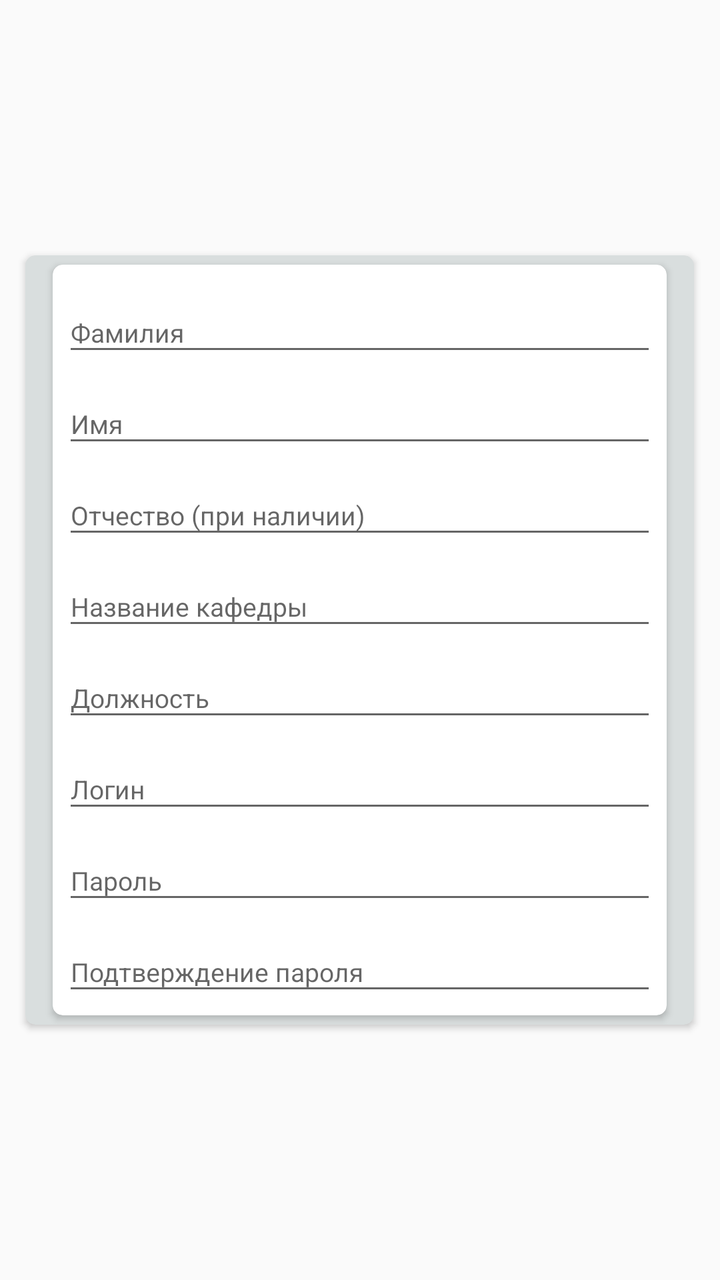
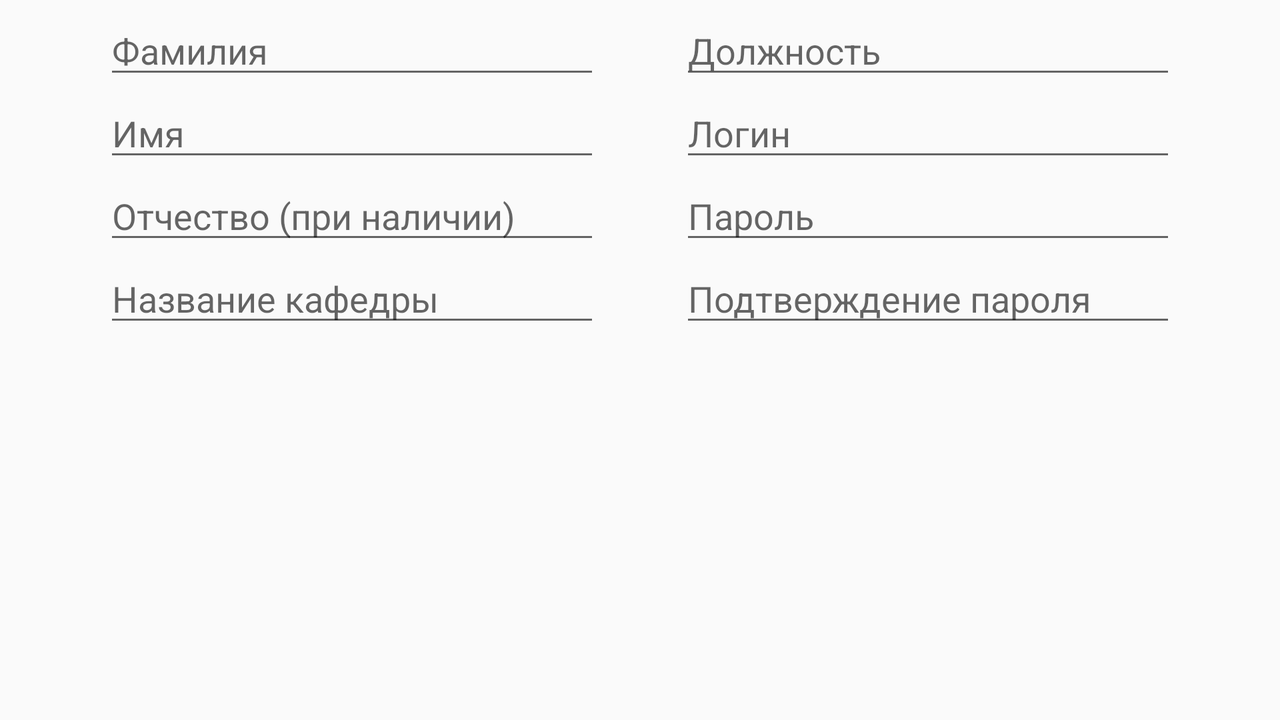

First picture: res/layout/ on a phone held upright. Second picture: the repository's own variant of that layout, on a device whose configuration matches the variant's folder. Source for both follows.
<!-- AndroidManifest.xml: application theme AppTheme -->
<!-- res/layout/professor_registration.xml -->
<RelativeLayout xmlns:android="http://schemas.android.com/apk/res/android"
    xmlns:tools="http://schemas.android.com/tools"
    android:layout_width="match_parent"
    android:layout_height="match_parent"
    xmlns:card_view="http://schemas.android.com/apk/res-auto"
    tools:context="kstarostin.thumbtack.net.netexam.ui.entry.fragments.RegistrationFragment">

    <android.support.v7.widget.CardView
        android:layout_width="wrap_content"
        android:layout_height="wrap_content"
        tools:cardUseCompatPadding="true"
        card_view:cardCornerRadius="@dimen/standard_card_corner_radius"
        card_view:contentPaddingLeft="@dimen/registration_field_side_content_padding"
        card_view:contentPaddingRight="@dimen/registration_field_side_content_padding"
        card_view:cardBackgroundColor="@color/outer_card_background"
        android:layout_centerVertical="true"
        android:layout_centerHorizontal="true">

        <android.support.v7.widget.CardView
            android:layout_width="wrap_content"
            android:layout_height="wrap_content"
            tools:cardUseCompatPadding="true"
            card_view:cardCornerRadius="@dimen/standard_card_corner_radius"
            card_view:contentPadding="@dimen/inner_card_content_padding">

            <LinearLayout
                android:orientation="vertical"
                android:layout_width="wrap_content"
                android:layout_height="wrap_content"
                android:layout_alignParentTop="true"
                android:layout_centerHorizontal="true">

                <android.support.design.widget.TextInputLayout
                    android:layout_width="match_parent"
                    android:layout_height="wrap_content">

                    <EditText
                        android:layout_width="@dimen/register_input_field_width"
                        android:layout_height="wrap_content"
                        android:inputType="textPersonName"
                        android:ems="10"
                        android:textSize="@dimen/registration_field_font_size"
                        android:id="@+id/pfamily"
                        android:hint="@string/lastName" />

                </android.support.design.widget.TextInputLayout>

                <android.support.design.widget.TextInputLayout
                    android:layout_width="match_parent"
                    android:layout_height="wrap_content">
                    <EditText
                        android:layout_width="match_parent"
                        android:layout_height="wrap_content"
                        android:inputType="textPersonName"
                        android:ems="10"
                        android:textSize="@dimen/registration_field_font_size"
                        android:id="@+id/pname"
                        android:hint="@string/name" />
                </android.support.design.widget.TextInputLayout>

                <android.support.design.widget.TextInputLayout
                    android:layout_width="match_parent"
                    android:layout_height="wrap_content">

                    <EditText
                        android:layout_width="match_parent"
                        android:layout_height="wrap_content"
                        android:inputType="textPersonName"
                        android:textSize="@dimen/registration_field_font_size"
                        android:ems="10"
                        android:id="@+id/ppatronymic"
                        android:hint="@string/patronymic" />

                </android.support.design.widget.TextInputLayout>

                <android.support.design.widget.TextInputLayout
                    android:layout_width="match_parent"
                    android:layout_height="wrap_content">

                    <EditText
                        android:layout_width="match_parent"
                        android:layout_height="wrap_content"
                        android:inputType="textPersonName"
                        android:textSize="@dimen/registration_field_font_size"
                        android:ems="10"
                        android:id="@+id/department"
                        android:hint="@string/department" />

                </android.support.design.widget.TextInputLayout>

                <android.support.design.widget.TextInputLayout
                    android:layout_width="match_parent"
                    android:layout_height="wrap_content">

                    <EditText
                        android:layout_width="match_parent"
                        android:layout_height="wrap_content"
                        android:inputType="textPersonName"
                        android:ems="10"
                        android:textSize="@dimen/registration_field_font_size"
                        android:id="@+id/position"
                        android:hint="@string/position" />

                </android.support.design.widget.TextInputLayout>

                <android.support.design.widget.TextInputLayout
                    android:layout_width="match_parent"
                    android:layout_height="wrap_content">

                    <EditText
                        android:layout_width="match_parent"
                        android:layout_height="wrap_content"
                        android:inputType="textPersonName"
                        android:ems="10"
                        android:textSize="@dimen/registration_field_font_size"
                        android:id="@+id/plogin"
                        android:hint="@string/login" />

                </android.support.design.widget.TextInputLayout>

                <android.support.design.widget.TextInputLayout
                    android:layout_width="match_parent"
                    android:layout_height="wrap_content">

                    <EditText
                        android:layout_width="match_parent"
                        android:layout_height="wrap_content"
                        android:textSize="@dimen/registration_field_font_size"
                        android:ems="10"
                        android:id="@+id/ppassword1"
                        android:hint="@string/password"
                        android:inputType="textPassword" />

                </android.support.design.widget.TextInputLayout>

                <android.support.design.widget.TextInputLayout
                    android:layout_width="match_parent"
                    android:layout_height="wrap_content">

                    <EditText
                        android:layout_width="match_parent"
                        android:layout_height="wrap_content"
                        android:textSize="@dimen/registration_field_font_size"
                        android:ems="10"
                        android:id="@+id/ppassword2"
                        android:hint="@string/passwordConfirm"
                        android:inputType="textPassword" />

                </android.support.design.widget.TextInputLayout>

            </LinearLayout>

        </android.support.v7.widget.CardView>

    </android.support.v7.widget.CardView>

</RelativeLayout>
<!-- resources referenced by this layout -->
<resources>
  <color name="outer_card_background">#D9DEDE</color>
  <dimen name="inner_card_content_padding">5dp</dimen>
  <dimen name="register_input_field_width">297dp</dimen>
  <dimen name="registration_field_font_size">13sp</dimen>
  <dimen name="registration_field_side_content_padding">10dp</dimen>
  <dimen name="standard_card_corner_radius">5dp</dimen>
  <string name="department">Название кафедры</string>
  <string name="lastName">Фамилия</string>
  <string name="login">Логин</string>
  <string name="name">Имя</string>
  <string name="password">Пароль</string>
  <string name="passwordConfirm">Подтверждение пароля</string>
  <string name="patronymic">Отчество (при наличии)</string>
  <string name="position">Должность</string>
  <style name="AppTheme" parent="Theme.AppCompat.Light.NoActionBar">
          
          <item name="colorPrimary">@color/colorPrimary</item>
          <item name="colorPrimaryDark">@color/colorPrimaryDark</item>
          <item name="colorAccent">@color/colorAccent</item>
          <item name="answerButtonStyle">@style/answerRadioButtonStyle</item>
      </style>
  <color name="colorPrimary">#3F51B5</color>
  <color name="colorPrimaryDark">#303f9f</color>
  <color name="colorAccent">#ff4081</color>
  <style name="answerRadioButtonStyle" parent="@android:style/Widget.CompoundButton.RadioButton">
          
         <item name="android:textSize">18sp</item>
     </style>
</resources>
<!-- res/layout-land/professor_registration.xml (the repository's variant of the layout above) -->
<!-- drawn on the phone turned sideways -->
<RelativeLayout xmlns:android="http://schemas.android.com/apk/res/android"
    xmlns:tools="http://schemas.android.com/tools"
    android:layout_width="match_parent"
    android:layout_height="match_parent"
    tools:context="kstarostin.thumbtack.net.netexam.ui.entry.fragments.RegistrationFragment">

<LinearLayout
    android:orientation="horizontal"
    android:layout_width="wrap_content"
    android:layout_height="wrap_content"
    android:layout_centerHorizontal="true"
    android:layout_marginTop="@dimen/register_input_field_top_margin">

        <LinearLayout
            android:orientation="vertical"
            android:layout_width="wrap_content"
            android:layout_height="wrap_content"
            android:layout_marginRight="@dimen/registration_between_field_land"
            android:layout_marginEnd="@dimen/registration_between_field_land">

            <EditText
                android:layout_width="@dimen/registration_field_width_land"
                android:layout_height="wrap_content"
                android:inputType="textPersonName"
                android:ems="10"
                android:id="@+id/pfamily"
                android:hint="@string/lastName" />

            <EditText
                android:layout_width="match_parent"
                android:layout_height="wrap_content"
                android:inputType="textPersonName"
                android:ems="10"
                android:id="@+id/pname"
                android:hint="@string/name" />

            <EditText
                android:layout_width="match_parent"
                android:layout_height="wrap_content"
                android:inputType="textPersonName"
                android:ems="10"
                android:id="@+id/ppatronymic"
                android:hint="@string/patronymic" />

            <EditText
                android:layout_width="match_parent"
                android:layout_height="wrap_content"
                android:inputType="textPersonName"
                android:ems="10"
                android:id="@+id/department"
                android:hint="@string/department" />

        </LinearLayout>

        <LinearLayout
            android:orientation="vertical"
            android:layout_width="match_parent"
            android:layout_height="match_parent">

            <EditText
                android:layout_width="@dimen/registration_field_width_land"
                android:layout_height="wrap_content"
                android:inputType="textPersonName"
                android:ems="10"
                android:id="@+id/position"
                android:hint="@string/position" />

            <EditText
                android:layout_width="match_parent"
                android:layout_height="wrap_content"
                android:inputType="textPersonName"
                android:ems="10"
                android:id="@+id/plogin"
                android:hint="@string/login" />

            <EditText
                android:layout_width="match_parent"
                android:layout_height="wrap_content"
                android:ems="10"
                android:id="@+id/ppassword1"
                android:hint="@string/password"
                android:inputType="textPassword" />

            <EditText
                android:layout_width="match_parent"
                android:layout_height="wrap_content"
                android:ems="10"
                android:id="@+id/ppassword2"
                android:hint="@string/passwordConfirm"
                android:inputType="textPassword" />
        </LinearLayout>

    </LinearLayout>

</RelativeLayout>
<!-- resources referenced by the variant -->
<!-- as the phone turned sideways resolves them -->
<resources>
  <dimen name="register_input_field_top_margin">3dp</dimen>
  <dimen name="registration_between_field_land">40dp</dimen>
  <dimen name="registration_field_width_land">248dp</dimen>
  <string name="department">Название кафедры</string>
  <string name="lastName">Фамилия</string>
  <string name="login">Логин</string>
  <string name="name">Имя</string>
  <string name="password">Пароль</string>
  <string name="passwordConfirm">Подтверждение пароля</string>
  <string name="patronymic">Отчество (при наличии)</string>
  <string name="position">Должность</string>
  <style name="AppTheme" parent="Theme.AppCompat.Light.NoActionBar">
          
          <item name="colorPrimary">@color/colorPrimary</item>
          <item name="colorPrimaryDark">@color/colorPrimaryDark</item>
          <item name="colorAccent">@color/colorAccent</item>
          <item name="answerButtonStyle">@style/answerRadioButtonStyle</item>
      </style>
  <color name="colorPrimary">#3F51B5</color>
  <color name="colorPrimaryDark">#303f9f</color>
  <color name="colorAccent">#ff4081</color>
  <style name="answerRadioButtonStyle" parent="@android:style/Widget.CompoundButton.RadioButton">
          
         <item name="android:textSize">18sp</item>
     </style>
</resources>
